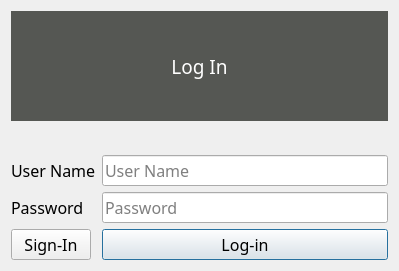
<?xml version="1.0" encoding="UTF-8"?>
<ui version="4.0">
 <class>LogIn</class>
 <widget class="QDialog" name="LogIn">
  <property name="geometry">
   <rect>
    <x>0</x>
    <y>0</y>
    <width>399</width>
    <height>265</height>
   </rect>
  </property>
  <property name="font">
   <font>
    <family>Monaco</family>
    <pointsize>12</pointsize>
   </font>
  </property>
  <property name="windowTitle">
   <string>Log In</string>
  </property>
  <layout class="QVBoxLayout" name="verticalLayout">
   <item>
    <widget class="QLabel" name="label_3">
     <property name="minimumSize">
      <size>
       <width>0</width>
       <height>110</height>
      </size>
     </property>
     <property name="font">
      <font>
       <family>Monaco</family>
       <pointsize>14</pointsize>
      </font>
     </property>
     <property name="styleSheet">
      <string notr="true">background-color: rgb(85, 87, 83);
color: rgb(255, 255, 255);</string>
     </property>
     <property name="text">
      <string>Log In</string>
     </property>
     <property name="alignment">
      <set>Qt::AlignCenter</set>
     </property>
    </widget>
   </item>
   <item>
    <layout class="QFormLayout" name="formLayout">
     <item row="1" column="0">
      <widget class="QLabel" name="label">
       <property name="text">
        <string>User Name</string>
       </property>
      </widget>
     </item>
     <item row="1" column="1">
      <widget class="QLineEdit" name="lineEditUserName">
       <property name="placeholderText">
        <string>User Name</string>
       </property>
      </widget>
     </item>
     <item row="2" column="0">
      <widget class="QLabel" name="label_2">
       <property name="text">
        <string>Password</string>
       </property>
      </widget>
     </item>
     <item row="2" column="1">
      <widget class="QLineEdit" name="lineEditPwd">
       <property name="echoMode">
        <enum>QLineEdit::Password</enum>
       </property>
       <property name="placeholderText">
        <string>Password</string>
       </property>
      </widget>
     </item>
     <item row="4" column="0">
      <widget class="QPushButton" name="pushButtonSignIn">
       <property name="text">
        <string>Sign-In</string>
       </property>
      </widget>
     </item>
     <item row="4" column="1">
      <widget class="QPushButton" name="pushButtonLogin">
       <property name="text">
        <string>Log-in</string>
       </property>
       <property name="default">
        <bool>true</bool>
       </property>
      </widget>
     </item>
     <item row="0" column="1">
      <widget class="QLabel" name="labelErrorMsg">
       <property name="text">
        <string/>
       </property>
      </widget>
     </item>
    </layout>
   </item>
  </layout>
 </widget>
 <resources/>
 <connections>
  <connection>
   <sender>pushButtonSignIn</sender>
   <signal>clicked()</signal>
   <receiver>LogIn</receiver>
   <slot>close()</slot>
   <hints>
    <hint type="sourcelabel">
     <x>114</x>
     <y>202</y>
    </hint>
    <hint type="destinationlabel">
     <x>199</x>
     <y>149</y>
    </hint>
   </hints>
  </connection>
 </connections>
</ui>
